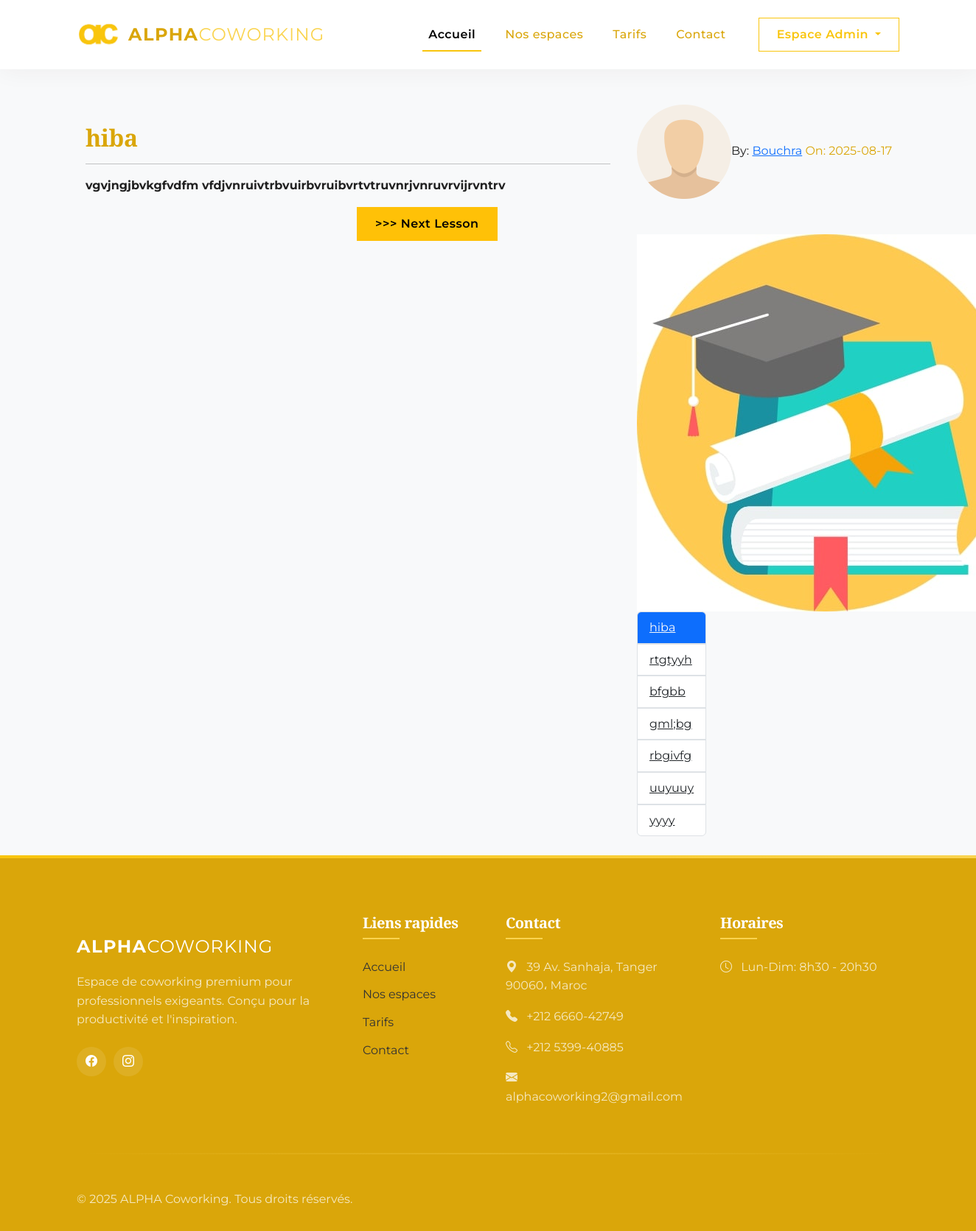
Screenshot of /Python/vd-fvdfvbdfjvdvnfvfgb with the database file from the repository.
### pythonic/models.py (models this page shows, shortened)
class Lesson(db.Model):
    id = db.Column(db.Integer, primary_key=True)
    title = db.Column(db.String(100), nullable=False)
    date_posted = db.Column(db.DateTime, nullable=False, default=datetime.utcnow)
    content = db.Column(db.Text, nullable=False)
    thumbnail = db.Column(
        db.String(20), nullable=False, default="default_thumbnail.jpg"
    )
    slug = db.Column(db.String(32), nullable=False)
    user_id = db.Column(db.Integer, db.ForeignKey("user.id"), nullable=False)
    course_id = db.Column(db.Integer, db.ForeignKey("course.id"), nullable=False)

class User(db.Model, UserMixin):
    id = db.Column(db.Integer, primary_key=True)
    fname = db.Column(db.String(25), nullable=False)
    lname = db.Column(db.String(25), nullable=False)
    username = db.Column(db.String(25), unique=True, nullable=False)
    email = db.Column(db.String(125), unique=True, nullable=False)
    image_file = db.Column(db.String(20), nullable=False, default="default.png")
    bio = db.Column(db.Text, nullable=True)
    password = db.Column(db.String(60), nullable=False)
    lessons = db.relationship("Lesson", backref="author", lazy=True)

class Course(db.Model):
    id = db.Column(db.Integer, primary_key=True)
    title = db.Column(db.String(50), unique=True, nullable=False)
    description = db.Column(db.String(150), nullable=False)
    icon = db.Column(db.String(20), nullable=False, default="default_icon.jpg")
    lessons = db.relationship("Lesson", backref="course_name", lazy=True)

### pythonic/lessons/routes.py (the view)
@lessons.route("/<string:course>/<string:lesson_slug>")
def lesson(lesson_slug, course):
    lesson = Lesson.query.filter_by(slug=lesson_slug).first()
    if lesson:
        previous_lesson, next_lesson = get_previous_next_lesson(lesson)
    lesson_id = lesson.id if lesson else None
    lesson = Lesson.query.get_or_404(lesson_id)
    return render_template(
        "lesson_view.html",
        title=lesson.title,
        lesson=lesson,
        previous_lesson=previous_lesson,
        next_lesson=next_lesson,
    )

### pythonic/lessons/helpers.py (called while the page is built)
def get_previous_next_lesson(lesson):
    course = lesson.course_name
    for lsn in course.lessons:
        if lsn.title == lesson.title:
            index = course.lessons.index(lsn)
            previous_lesson = course.lessons[index - 1] if index > 0 else None
            next_lesson = (
                course.lessons[index + 1] if index < len(course.lessons) - 1 else None
            )
            break
    return previous_lesson, next_lesson

### pythonic/templates/lesson_view.html
{% extends "lesson.html" %}
{% block lesson %}
<div class="container pt-5">
    <br>
    <h2>{{lesson.title}}</h2>
    <hr>
    {{lesson.content | safe}}
</div>
{% endblock lesson %}

### pythonic/templates/lesson.html (shortened to what this page needs)
{% extends "layout.html"%}
{% block content %}
<div class="container">
    <div class="row">
        <div class="col-lg-8 col-md-12">
            {% block lesson %} {% endblock lesson %}
            <div class="row justify-content-md-center">
                <div class="col-4">
                </div>
                <div class="col-4">
                    {% if next_lesson %}
                    <a href="{{url_for('lessons.lesson', lesson_slug=next_lesson.slug, course=next_lesson.course_name.title)}}">
                        <button class="btn btn-warning" type="button" data-bs-toggle="tooltip" data-bs-placement="top"
                            title="{{next_lesson.title}}">
                            &gt&gt&gt Next Lesson
                        </button>
                    </a>
                    {% endif %}
                </div>
            </div>
        </div>
        <div class="col-4">
            <div class="my-5">
                <span><img class="article-img"
                        src="{{url_for('static',filename='user_pics/'+lesson.author.image_file)}}" alt="">By:
                    <a href="#" class="link">{{lesson.author.username}}</a>
                    <span class="text-muted">On: {{lesson.date_posted.strftime('%Y-%m-%d')}}</span>
                </span>
            </div>
            <img src="{{url_for('static', filename='course_icons/'+lesson.course_name.icon)}}" alt="">
            <br>
            <ul class="list-group" style="display:inline-block">
                {% for lsn in lesson.course_name.lessons %}
                {% if lsn.title == lesson.title %}
                <li class="list-group-item border active" aria-current="true">
                    <a class="link text-light"
                        href="{{url_for('lessons.lesson', lesson_slug=lsn.slug, course=lsn.course_name.title)}}">{{lsn.title}}</a>
                </li>
                {% else %}
                <li class="list-group-item border" aria-current="false">
                    <a class="link text-dark"
                        href="{{url_for('lessons.lesson', lesson_slug=lsn.slug, course=lsn.course_name.title)}}">{{lsn.title}}</a>
                </li>
                {% endif %}
                {% endfor %}
            </ul>
        </div>
    </div>
    <br>
</div>
{% endblock content%}

### pythonic/templates/layout.html (style rules this page uses)
:root { --primary-gradient: linear-gradient(135deg, #f9c50d 0%, #ff9500 100%); --primary-shadow: rgba(249, 197, 13, 0.4); --primary-light: rgba(249, 197, 13, 0.1); --marron-fonce: #daa60a; --marron-dore: #f9c50d; --marron-clair: #fad450; --beige: #333333; --beige-clair: #F8F9FA; --blanc: #FFFFFF; --noir: #212121; --transition: all 0.4s cubic-bezier(0.645, 0.045, 0.355, 1); }
body { font-family: 'Montserrat', sans-serif; background-color: var(--beige-clair); color: var(--noir); overflow-x: hidden; line-height: 1.6; }
h1, h2, h3, h4, h5, .display-1, .display-2, .display-3 { font-family: 'Playfair Display', serif; font-weight: 600; color: var(--marron-fonce); letter-spacing: -0.5px; }
.btn { padding: 10px 24px; font-weight: 600; letter-spacing: 0.5px; border-radius: 0; transition: var(--transition); position: relative; overflow: hidden; }
.text-muted { color: var(--marron-fonce) !important; }

### rows the page displays
Lesson: title "hiba", content "vgvjngjbvkgfvdfm vfdjvnruivtrbvuirbvruibvrtvtruvnrjvnruvrvijrvntrv", date_posted "2025-08-17"
User: image_file (picture), author.username "Bouchra"
Course: icon (placeholder picture)
Lesson: title "rtgtyyh"
Lesson: title "bfgbb"
Lesson: title "gml;bg"
Lesson: title "rbgivfg"
Lesson: title "uuyuuy"
Lesson: title "yyyy"
